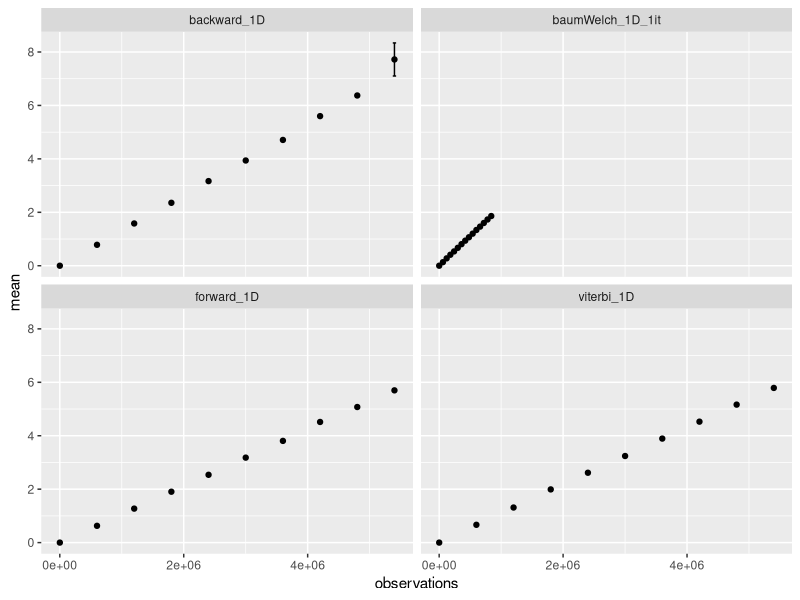
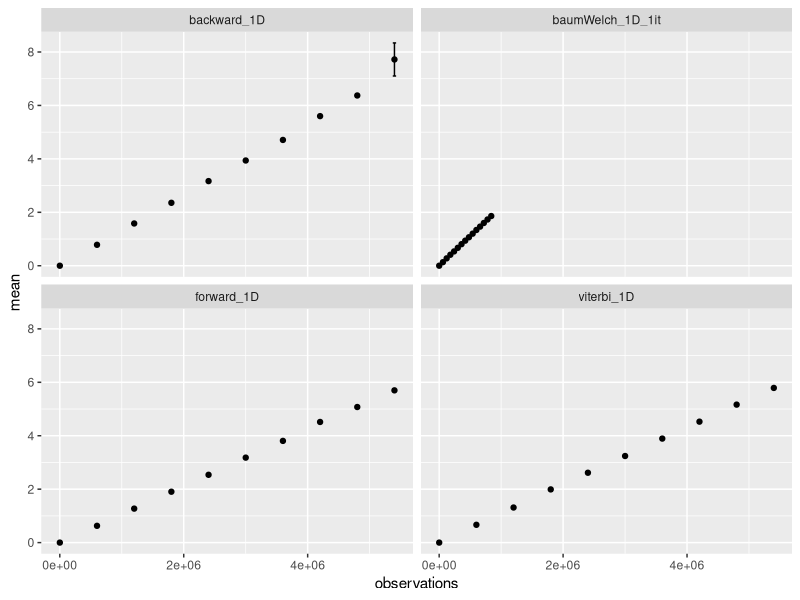

Recreate these plots in R, in order. (Note: this script raises an error after producing the figures.)
library(tidyverse)
library(ggpubr)

setwd("~/bioinformatics/hmm/git_hmmmlib/test_framework/plots")
data <- read_csv("../time2.csv",)

data_grouped = data %>% group_by(observations, algorithm) %>% 
    summarise(mean = mean(time), sd = sd(time)) 


data_grouped %>% ggplot(aes(observations, mean)) +
    geom_point() + 
    geom_errorbar(aes(ymin=mean-sd, ymax=mean+sd)) +
    facet_wrap(.~algorithm)


ggsave("full.svg", height = 10, width = 15)

















# old non-generalized
plot_1 = data_processed %>% ggplot(aes(observations, mean)) +
    geom_point() + 
    geom_errorbar(aes(ymin=mean-sd, ymax=mean+sd)) +
    labs(y = 'mean time')


plot2 = data_processed %>% ggplot(aes(observations, mean/observations)) +
    geom_line() + 
    geom_errorbar(aes(ymin=mean/observations-sd, ymax=mean/observations+sd)) +
    labs(y = 'mean time normalized')



ggarrange(plot_1, plot2, ncol = 1, nrow = 2, align = "v")

ggsave("viterbi.png", height = 5, width = 8)
